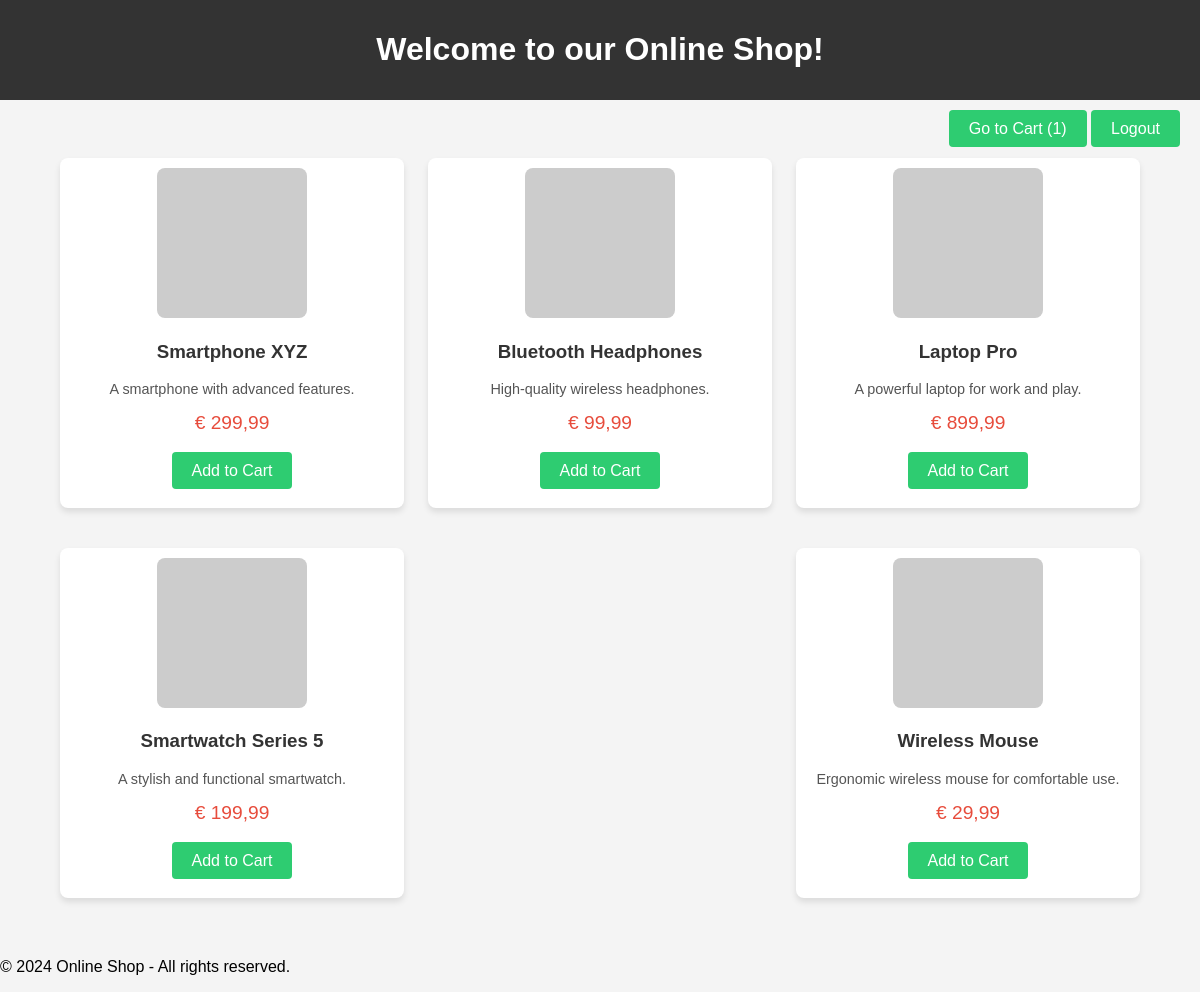
Screenshot of /index.php?aggiungi=1 (signed in) with the database file from the repository.
### tables this page shows
CREATE TABLE prodotti (
    id INT(11) AUTO_INCREMENT PRIMARY KEY,  
    nome VARCHAR(100) NOT NULL,             
    prezzo DECIMAL(10,2) NOT NULL,          
    descrizione TEXT NULL,                  
    immagine VARCHAR(255) NULL              
);

### index.php (the view, shortened to what this page needs)
<?php
$servername = "localhost";
$username = "root";
$password = "";
$dbname = "ecommerce_db";
$conn = new mysqli($servername, $username, $password, $dbname);
$sql_prodotti = "SELECT * FROM prodotti";
$result_prodotti = $conn->query($sql_prodotti);
?>
<!DOCTYPE html>
<html lang="it">
<head>
</head>
<body>
<header>
    <h1>Welcome to our Online Shop!</h1>
</header>
<div class="carrello-button">
    <a href="carrello.php" class="button">Go to Cart (<?php echo count($_SESSION['carrello']); ?>)</a>
    <a href="logout.php" class="button">Logout</a>
</div>
<div class="container">
    <?php while ($prodotto = $result_prodotti->fetch_assoc()): ?>
        <div class="prodotto">
            <img src="<?php echo $prodotto['immagine']; ?>" alt="<?php echo $prodotto['nome']; ?>">
            <h3><?php echo $prodotto['nome']; ?></h3>
            <p class="descrizione"><?php echo $prodotto['descrizione']; ?></p>
            <p class="prezzo">€ <?php echo number_format($prodotto['prezzo'], 2, ',', '.'); ?></p>
            <br>
            <a href="index.php?aggiungi=<?php echo $prodotto['id']; ?>" class="button">Add to Cart</a>
            <br><br>
        </div>
    <?php endwhile; ?>
</div>
<footer>
    <p>&copy; 2024 Online Shop - All rights reserved.</p>
</footer>
</body>
</html>

### index.php (style rules this page uses)
body { font-family: Arial, sans-serif; background-color: #f4f4f4; margin: 0; padding: 0; }
header { background-color: #333; color: white; text-align: center; padding: 10px 0; }
.container { width: 90%; margin: 20px auto; display: flex; flex-wrap: wrap; justify-content: space-between; }
.prodotto { background-color: white; box-shadow: 0 4px 6px rgba(0,0,0,0.1); width: 30%; margin-bottom: 40px; padding: 10px; border-radius: 8px; text-align: center; }
.prodotto img { max-width: 100%; border-radius: 8px; }
.prodotto h3 { color: #333; }
.prezzo { color: #e74c3c; font-size: 1.2em; margin: 10px 0; }
.descrizione { color: #555; font-size: 0.9em; }
.button { background-color: #2ecc71; color: white; padding: 10px 20px; border: none; border-radius: 4px; cursor: pointer; text-decoration: none; }
.carrello-button { text-align: right; margin: 20px; }

### rows the page displays
prodotti: nome "Smartphone XYZ", descrizione "A smartphone with advanced features.", prezzo "299,99"
prodotti: nome "Bluetooth Headphones", descrizione "High-quality wireless headphones.", prezzo "99,99"
prodotti: nome "Laptop Pro", descrizione "A powerful laptop for work and play.", prezzo "899,99"
prodotti: nome "Smartwatch Series 5", descrizione "A stylish and functional smartwatch.", prezzo "199,99"
prodotti: nome "Wireless Mouse", descrizione "Ergonomic wireless mouse for comfortable use.", prezzo "29,99"

### other values shown
count($_SESSION['carrello']) "1"
